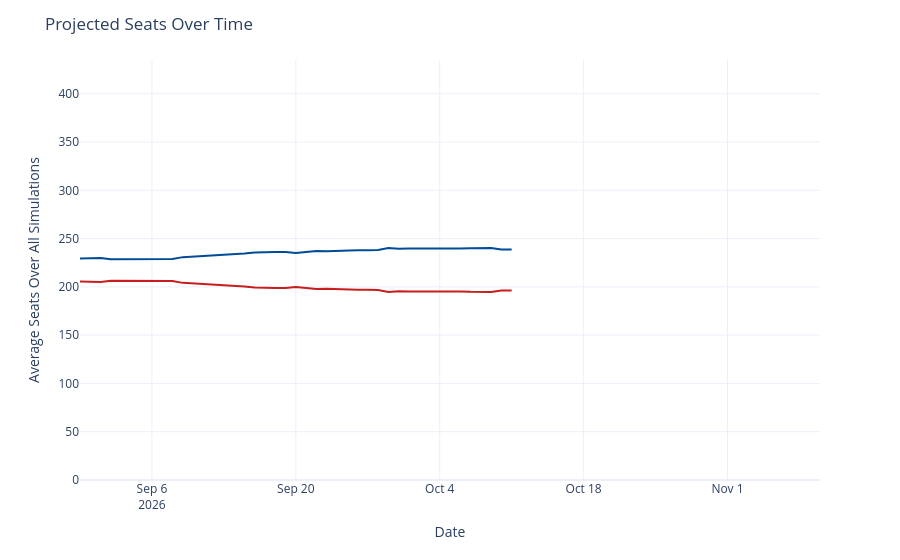

Here is the notebook cell this chart was saved with:
### Code cell
seats_over_time = output_ts[(output_ts['geo'] == 'US House') &
                             (output_ts['type'] == 'seats')]
seats_over_time['rep_seats'] = seats_over_time['y'].map(lambda x: 435 - x)
seats_over_time = seats_over_time.rename({'y': 'Democrats', 'rep_seats': 'Republicans'}, axis=1)
seats_time_ser = px.line(seats_over_time, x='date', y=['Democrats', 'Republicans'], template='plotly_white',
                        color_discrete_map={'Democrats': '#004b97', 'Republicans': '#c71e1d'},)
seats_time_ser.update_traces(hovertemplate="%{y:.1f}")
seats_time_ser.update_layout(
    xaxis=dict(range=[pd.to_datetime('2026-08-30'), pd.to_datetime('2026-11-10')]),
    yaxis=dict(range=[0, 435]),
    xaxis_title='Date',
    yaxis_title='Average Seats Over All Simulations',
    title=dict(text="Projected Seats Over Time"),
    hovermode="x",
    showlegend=False
)
seats_time_ser

### Figure 1 — Plotly figure (JSON) as saved in the notebook; plotly's stock layout.template omitted (floating-point values rounded to 4 significant figures)
{"data": [{"hovertemplate": "%{y:.1f}", "legendgroup": "Democrats", "line": {"color": "#004b97", "dash": "solid"}, "marker": {"symbol": "circle"}, "mode": "lines", "name": "Democrats", "orientation": "v", "showlegend": true, "type": "scatter", "x": ["2026-08-30", "2026-08-31", "2026-09-01", "2026-09-02", "2026-09-03", "2026-09-04", "2026-09-05", "2026-09-06", "2026-09-07", "2026-09-08", "2026-09-09", "2026-09-14", "2026-09-15", "2026-09-16", "2026-09-17", "2026-09-18", "2026-09-19", "2026-09-20", "2026-09-21", "2026-09-22", "2026-09-23", "2026-09-24", "2026-09-25", "2026-09-26", "2026-09-27", "2026-09-28", "2026-09-29", "2026-09-30", "2026-10-01", "2026-10-02", "2026-10-03", "2026-10-04", "2026-10-05", "2026-10-06", "2026-10-07", "2026-10-08", "2026-10-09", "2026-10-10", "2026-10-11"], "xaxis": "x", "y": [229.4, 230.0, 230.0, 228.5, 228.5, 228.7, 228.7, 228.9, 228.8, 228.9, 230.8, 233.6, 234.7, 235.7, 236.2, 236.1, 236.0, 235.0, 236.2, 237.2, 236.9, 237.4, 237.9, 237.9, 237.9, 238.2, 240.4, 239.5, 239.7, 239.6, 239.5, 239.7, 239.8, 239.7, 240.1, 240.1, 240.2, 238.8, 238.7], "yaxis": "y"}, {"hovertemplate": "%{y:.1f}", "legendgroup": "Republicans", "line": {"color": "#c71e1d", "dash": "solid"}, "marker": {"symbol": "circle"}, "mode": "lines", "name": "Republicans", "orientation": "v", "showlegend": true, "type": "scatter", "x": ["2026-08-30", "2026-08-31", "2026-09-01", "2026-09-02", "2026-09-03", "2026-09-04", "2026-09-05", "2026-09-06", "2026-09-07", "2026-09-08", "2026-09-09", "2026-09-14", "2026-09-15", "2026-09-16", "2026-09-17", "2026-09-18", "2026-09-19", "2026-09-20", "2026-09-21", "2026-09-22", "2026-09-23", "2026-09-24", "2026-09-25", "2026-09-26", "2026-09-27", "2026-09-28", "2026-09-29", "2026-09-30", "2026-10-01", "2026-10-02", "2026-10-03", "2026-10-04", "2026-10-05", "2026-10-06", "2026-10-07", "2026-10-08", "2026-10-09", "2026-10-10", "2026-10-11"], "xaxis": "x", "y": [205.6, 205.0, 205.0, 206.5, 206.5, 206.3, 206.3, 206.1, 206.2, 206.1, 204.2, 201.4, 200.3, 199.3, 198.8, 198.9, 199.0, 200.0, 198.8, 197.8, 198.1, 197.6, 197.1, 197.1, 197.1, 196.8, 194.6, 195.5, 195.3, 195.4, 195.5, 195.3, 195.2, 195.3, 194.9, 194.9, 194.8, 196.2, 196.3], "yaxis": "y"}], "layout": {"hovermode": "x", "legend": {"title": {"text": "variable"}, "tracegroupgap": 0}, "margin": {"t": 60}, "showlegend": false, "title": {"text": "Projected Seats Over Time"}, "xaxis": {"anchor": "y", "domain": [0, 1], "range": ["2026-08-30T00:00:00", "2026-11-10T00:00:00"], "title": {"text": "Date"}}, "yaxis": {"anchor": "x", "domain": [0, 1], "range": [0, 435], "title": {"text": "Average Seats Over All Simulations"}}}}
